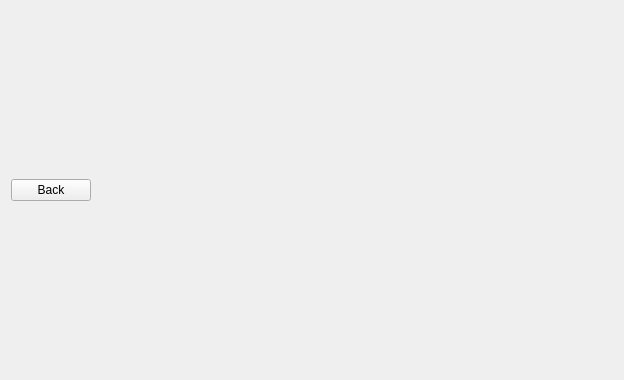
<?xml version="1.0" encoding="UTF-8"?>
<ui version="4.0">
 <class>StatisticsWidget</class>
 <widget class="QWidget" name="StatisticsWidget">
  <property name="geometry">
   <rect>
    <x>0</x>
    <y>0</y>
    <width>624</width>
    <height>380</height>
   </rect>
  </property>
  <property name="windowTitle">
   <string>Form</string>
  </property>
  <layout class="QGridLayout" name="gridLayout">
   <item row="0" column="0">
    <layout class="QHBoxLayout" name="m_chartHeader_layout">
     <item>
      <widget class="QPushButton" name="m_back_btn">
       <property name="text">
        <string>Back</string>
       </property>
      </widget>
     </item>
     <item>
      <spacer name="horizontalSpacer_2">
       <property name="orientation">
        <enum>Qt::Horizontal</enum>
       </property>
       <property name="sizeType">
        <enum>QSizePolicy::Fixed</enum>
       </property>
       <property name="sizeHint" stdset="0">
        <size>
         <width>50</width>
         <height>20</height>
        </size>
       </property>
      </spacer>
     </item>
     <item>
      <spacer name="horizontalSpacer">
       <property name="orientation">
        <enum>Qt::Horizontal</enum>
       </property>
       <property name="sizeHint" stdset="0">
        <size>
         <width>40</width>
         <height>20</height>
        </size>
       </property>
      </spacer>
     </item>
    </layout>
   </item>
   <item row="1" column="0">
    <layout class="QGridLayout" name="m_statisticsContainer_layout"/>
   </item>
  </layout>
 </widget>
 <resources/>
 <connections/>
</ui>
